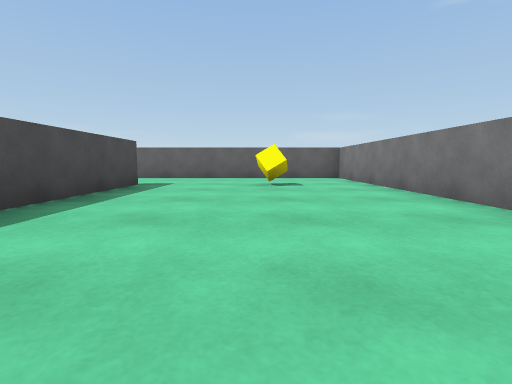
View 1 (above)

17 first-person views from a walk through a scene from a Unity 3-D project. The camera is 0.51 m above the floor, tilts 6° down and sees 85° across. The floor is counted in squares, 1 m on a side. Each view is taken from the middle of a square. On the plan, view 1 faces up. The plan holds only what a view shows up to about 9 squares ahead; the rest is blank. The player character is not drawn.

View 2
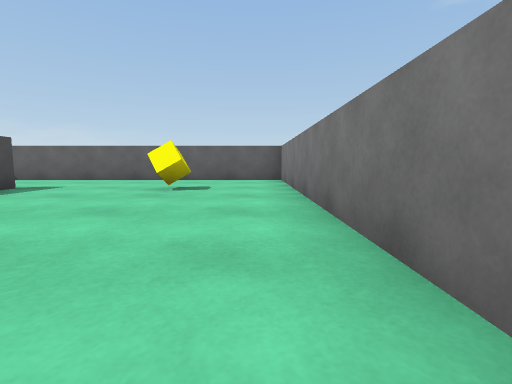

View 3
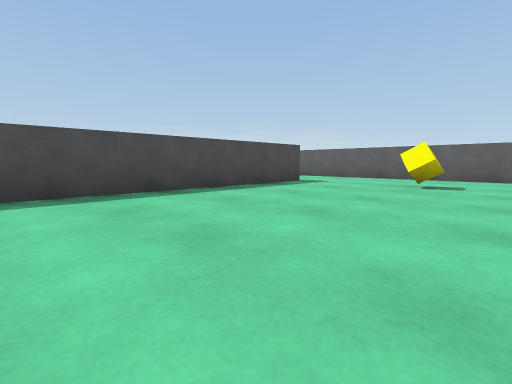

View 4
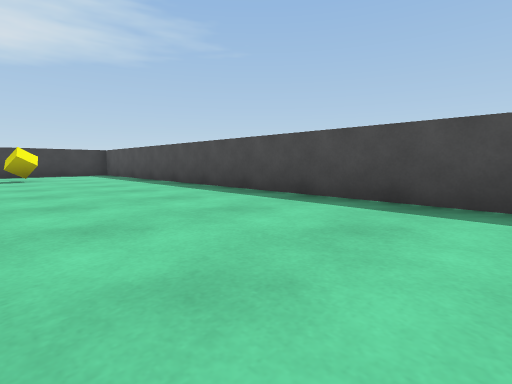

View 5
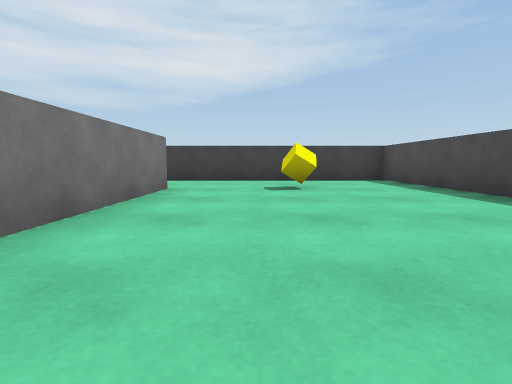

View 6
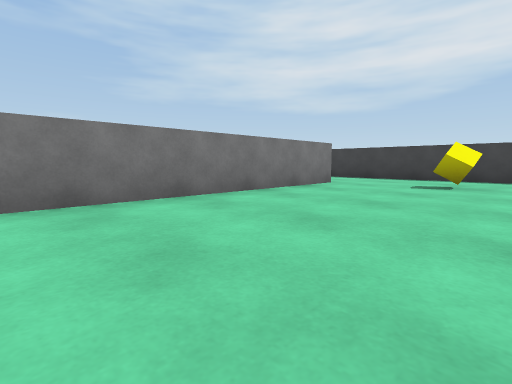

View 7
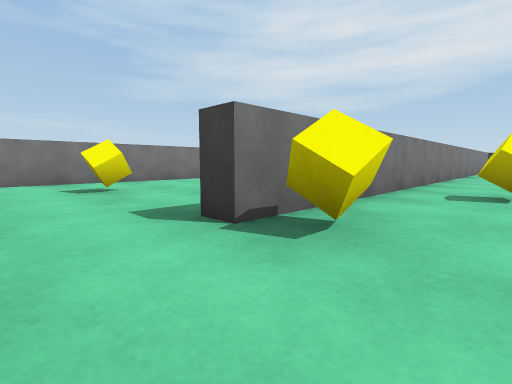

View 8
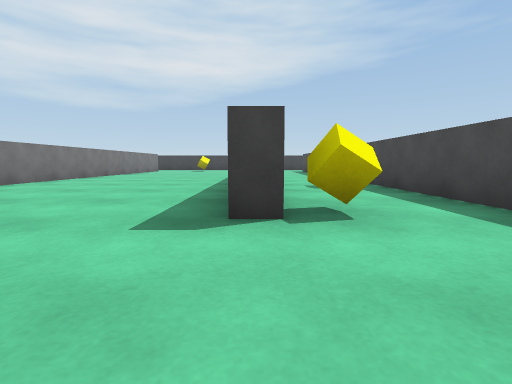

View 9
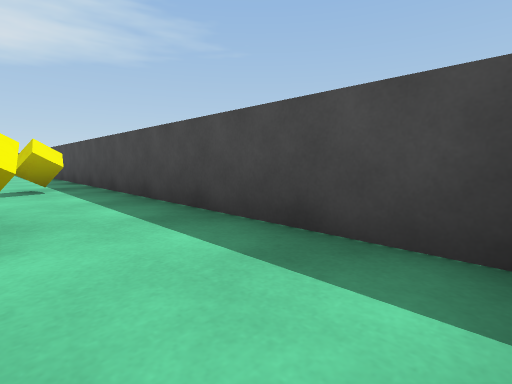

View 10
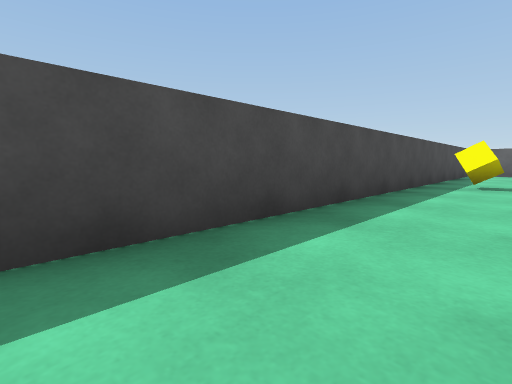

View 11
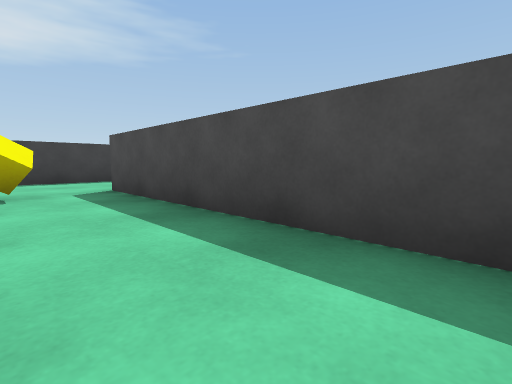

View 12
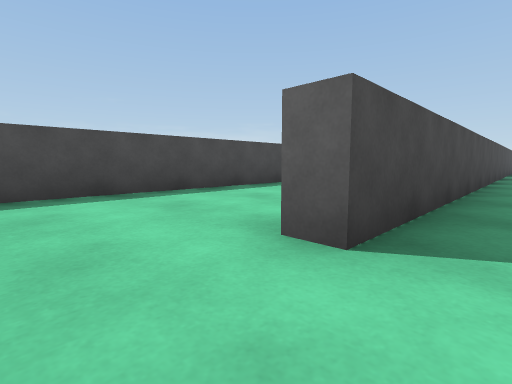

View 13
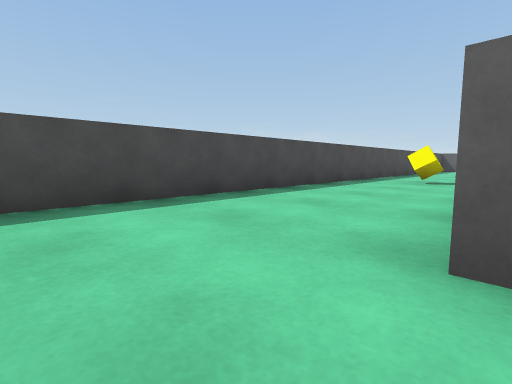

View 14
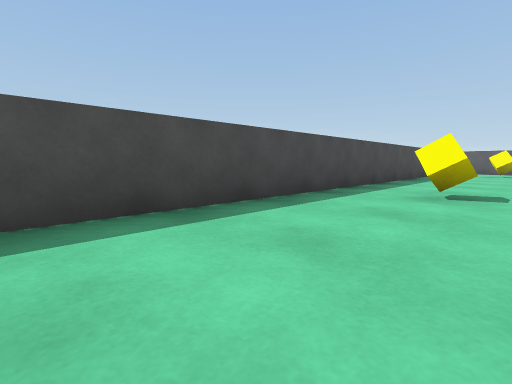

View 15
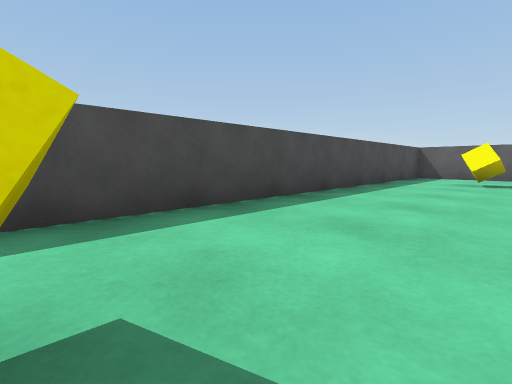

View 16
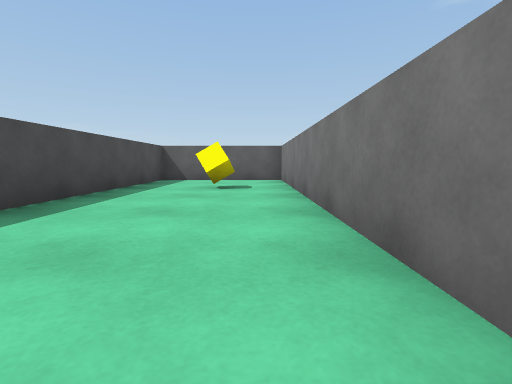

View 17
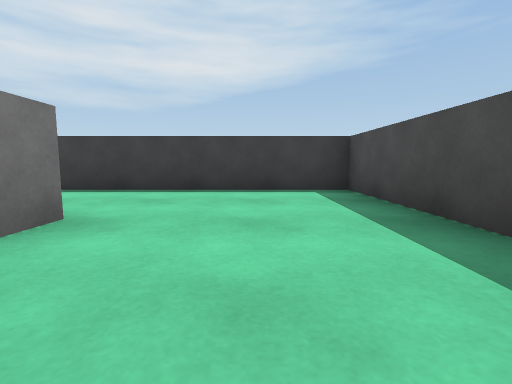

### Floor plan
Points are (right, up) in squares from view 1. A wall is a line through its corners. A room is listed if a view was taken in it or the views show most of it. See-through windows are left out.
Room 1 (views 1, 2, 3, 4, 5, 6, 7, 8, 9, 10, 11, 12, 13)
walls: (-3.3, -3.1) (-3.3, 6.5) (-2.7, 6.5) (-2.7, -10.2) (2.4, -10.2); (2.7, -7.6) (2.7, 9.3) (-5.1, 9.3); (-5.8, 9) (-5.8, -7.5) (-6.2, -7.5); (-6.4, -10.2) (-4.2, -10.2)
ways out: opening at (-6, -8.5) to room 2; opening at (3, -8.5)
objects: yellow cube (-5, 3); yellow cube (-4, -7); yellow cube (-4, 6); yellow cube (0, -8); yellow cube (0, 6)
Room 2 (views 14, 15, 16, 17)
walls: (-6.2, 1.8) (-6.2, 9.3) (-9.7, 9.3) (-9.7, -10.2) (-6.4, -10.2); (-6.2, -7.5) (-6.2, -6.9)
ways out: opening at (-6, -8.5) to room 1
objects: yellow cube (-8, -1); yellow cube (-8, 7)

Positions as (right, up) in squares from view 1, and headings:
1: (0, 0), facing up
2: (2, 1), facing up
3: (2, 0), facing up-left
4: (1, 2), facing down-left
5: (1, -2), facing down
6: (-1, -1), facing down-right
7: (-5, 8), facing down-right
8: (-3, 9), facing down
9: (-4, 9), facing down-left
10: (-4, -4), facing up-left
11: (-4, -2), facing down-left
12: (-5, -9), facing up-left
13: (-6, -9), facing up-left
14: (-7, -6), facing up-left
15: (-7, -1), facing up-left
16: (-7, 1), facing up
17: (-8, -5), facing down
